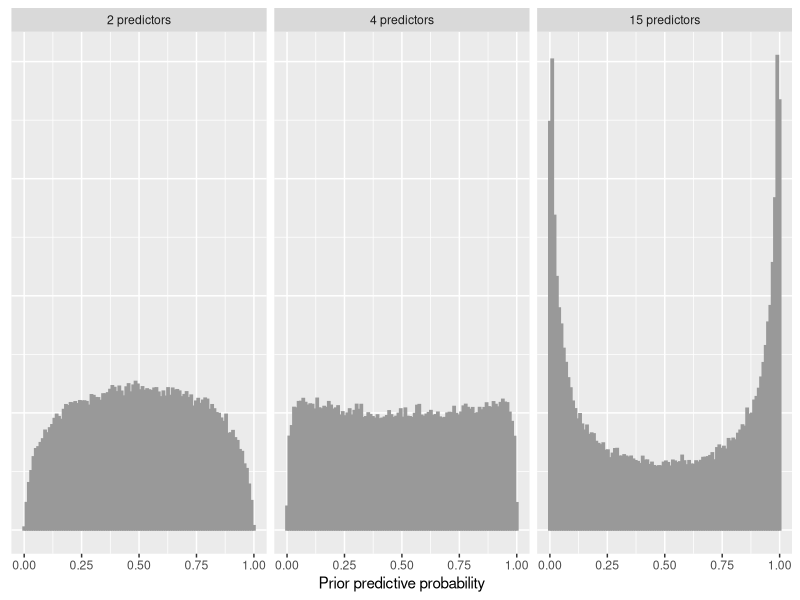

Source code (R):
#' ---
#' title: "Logistic regression prior predictive checking demo for Bayesian Workflow book"
#' author: "Aki Vehtari"
#' date: 2024-06-27
#' date-modified: today
#' date-format: iso
#' format:
#'   html:
#'     number-sections: true
#'     code-copy: true
#'     code-download: true
#'     code-tools: true
#' bibliography: ../../../casestudies.bib
#' ---
#' 
#' This notebook includes part of the code for the Bayesian Workflow
#' book Section 5.9 about prior predictive checking.

#+ setup, include=FALSE
knitr::opts_chunk$set(
  cache = FALSE,
  message = FALSE,
  error = FALSE,
  warning = FALSE,
  comment = NA,
  out.width = "90%"
)

#' **Load packages**
library(ggplot2)
library(patchwork)

#' # Logistic regression with normal(0, 1) prior and binary predictor
#'
prior_draws <- \(k, S, sd=1) plogis(replicate(
  n=S,
  rnorm(n=1, sd=sd) + t(rnorm(n=k, sd=sd)) %*% rbinom(n=k, size=1, prob=0.5))
  )
S <- 1000*100
prior_draws_1 <- prior_draws(k=2, S=S)
prior_draws_2 <- prior_draws(k=4, S=S)
prior_draws_3 <- prior_draws(k=15, S=S)
data.frame(p = c(prior_draws_1, prior_draws_2, prior_draws_3),
           k = rep(c(2, 4, 15), each = S)) |>
  ggplot(aes(x = p)) +
  geom_histogram(color = "gray60", fill = "gray60", bins = 100) +
  facet_grid(
    cols = vars(k),
    labeller = labeller(
      k = ~ paste(.x, "predictors")
    )
  ) +
  labs(x="Prior predictive probability", y = "") +
  theme(
    axis.title.y = element_blank(),
    axis.text.y  = element_blank(),
    axis.ticks.y = element_blank(),
    axis.line.y   = element_blank()
  )

#ggsave(root("prior_predictive_logistic_new.pdf"), width=8, height=2)
